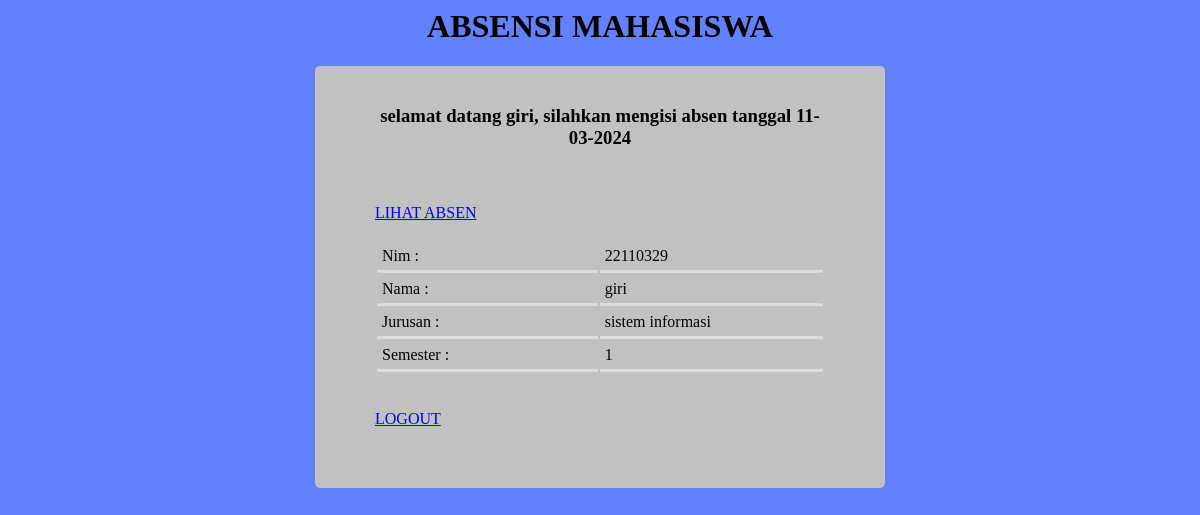
/absen/home-mahasiswa.php (signed in), run on the app's committed database.
### tables this page shows
CREATE TABLE `mahasiswa` (
  `nim` int(50) NOT NULL,
  `nama` varchar(50) NOT NULL,
  `jurusan` varchar(50) NOT NULL,
  `semester` varchar(50) NOT NULL
);

### absen/home-mahasiswa.php (the view, shortened to what this page needs)
<?php
	include "koneksi.php";
?>
<html>
<head>
	<link rel="stylesheet" href="style2.css">
</head>
<body style="background-color:  #6380ff;">
	<?php
		$tampilPeg	=mysqli_query($conn, "SELECT * FROM mahasiswa WHERE nim='$_SESSION[nim]'");
		$peg	=mysqli_fetch_array($tampilPeg);
	?>
	<?php
	$tgl=date('d-m-Y');
	?>
<center><h1>ABSENSI MAHASISWA</h1></center>
<div class="halaman">
	<center><h3>selamat datang <b><?=$peg['nama']?></b>, silahkan mengisi absen tanggal 	<?php echo $tgl;?> </h3></center>
	<br><br>
	<a href="data-absen.php?nama=<?php echo $peg['nama']; ?>">LIHAT ABSEN</a>
	<br><br>
	<table>
		<tr>
			<td>Nim :</td>
			<td><?=$peg['nim']?></td>
		</tr>
		<tr>
			<td>Nama :</td>
			<td><?=$peg['nama']?></td>
		</tr>
		<tr>
			<td>Jurusan :</td>
			<td><?=$peg['jurusan']?></td>
		</tr>
		<tr>
			<td>Semester :</td>
			<td><?=$peg['semester']?></td>
		</tr>
	</table>
	<br><br>
	<a href="logout.php">LOGOUT</a>
</div>
</body>
</html>

### absen/style2.css (style rules this page uses)
.halaman { border-radius: 5px; background-color: #c2c1c1; padding: 60px; margin: auto; padding-top: 20px; width: 450px; }
td { padding: 5px; text-align: left; border-bottom: 3px solid #ddd; width: 400px; }

### data on the page
mahasiswa: nama "giri", nim "22110329", jurusan "sistem informasi", semester "1"
